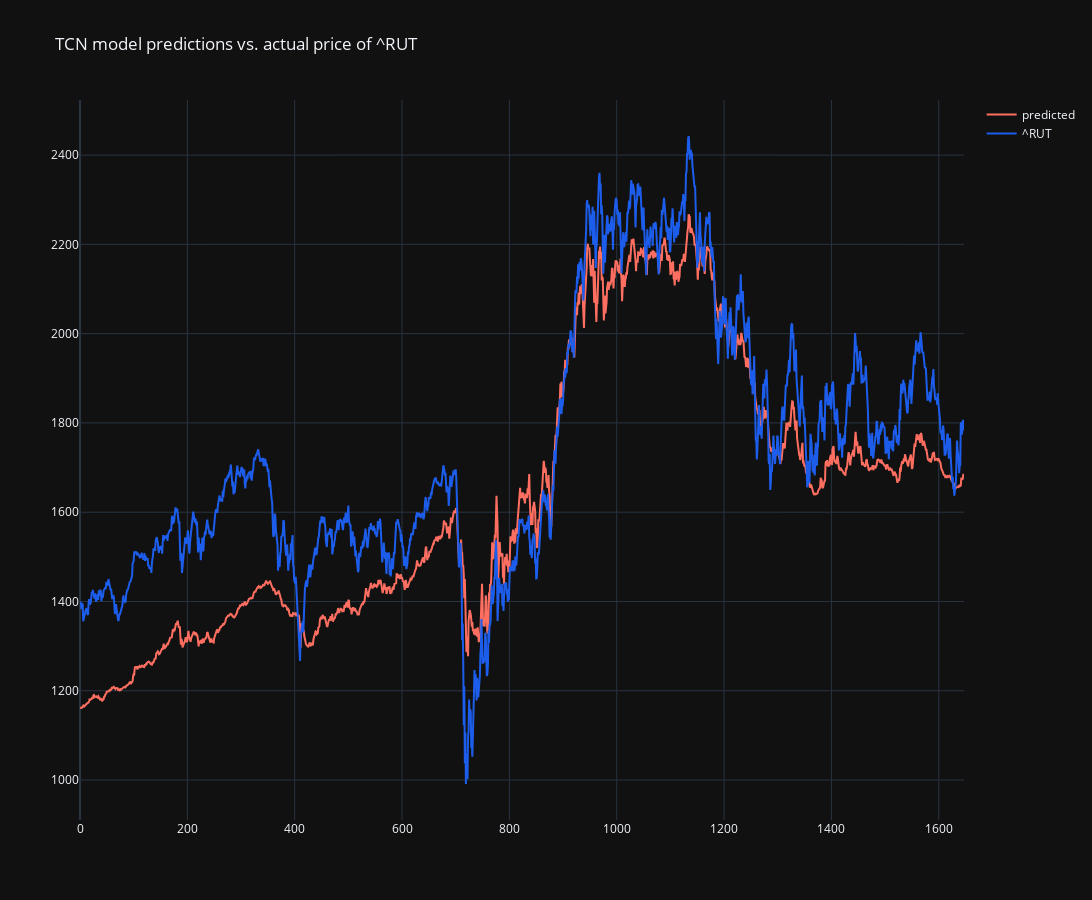

Notebook code cell kept with this figure:
### Code cell
trace_0 = go.Scatter(y=results_df['theta_hat'],
                     name='predicted',
                     mode='lines',
                     marker= {'color':'#FF6F61','opacity':0.9})

trace_1 = go.Scatter(y=results_df['theta'],
                     name=df2.columns[0],
                     mode='lines',
                     marker= {'color':'#1d5dec','opacity':0.9})

data = [trace_0,trace_1]


layout = go.Layout(title=f"TCN model predictions vs. actual price of {df2.columns[0]}",
                  template='plotly_dark',
                   height=900,
                   width=1500)

fig = go.Figure(data,layout=layout)
fig.show()

### Figure 1 — Plotly figure (JSON) as saved in the notebook; plotly's stock layout.template omitted (floating-point values rounded to 4 significant figures; data arrays with more than 128 entries replaced by an {"elided": "..."} marker saying what was removed)
{"data": [{"marker": {"color": "#FF6F61", "opacity": 0.9}, "mode": "lines", "name": "predicted", "type": "scatter", "y": {"elided": "1648 float values"}}, {"marker": {"color": "#1d5dec", "opacity": 0.9}, "mode": "lines", "name": "^RUT", "type": "scatter", "y": {"elided": "1648 float values"}}], "layout": {"height": 900, "title": {"text": "TCN model predictions vs. actual price of ^RUT"}, "width": 1500}}
